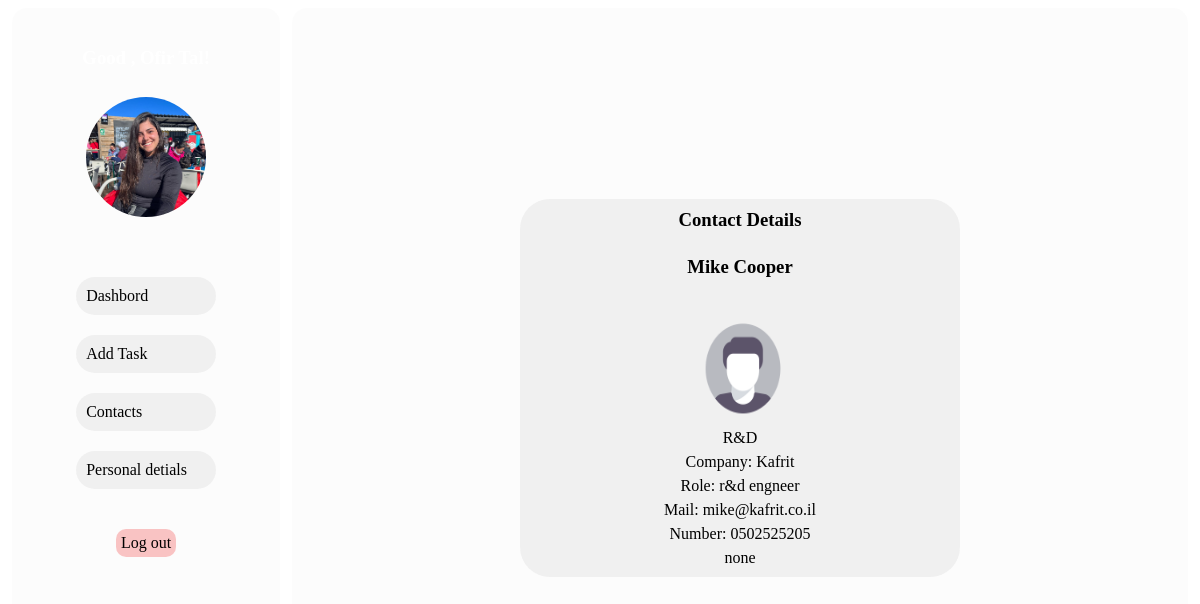
The page /card/1/contact/ (signed in) on the database as committed earlier.
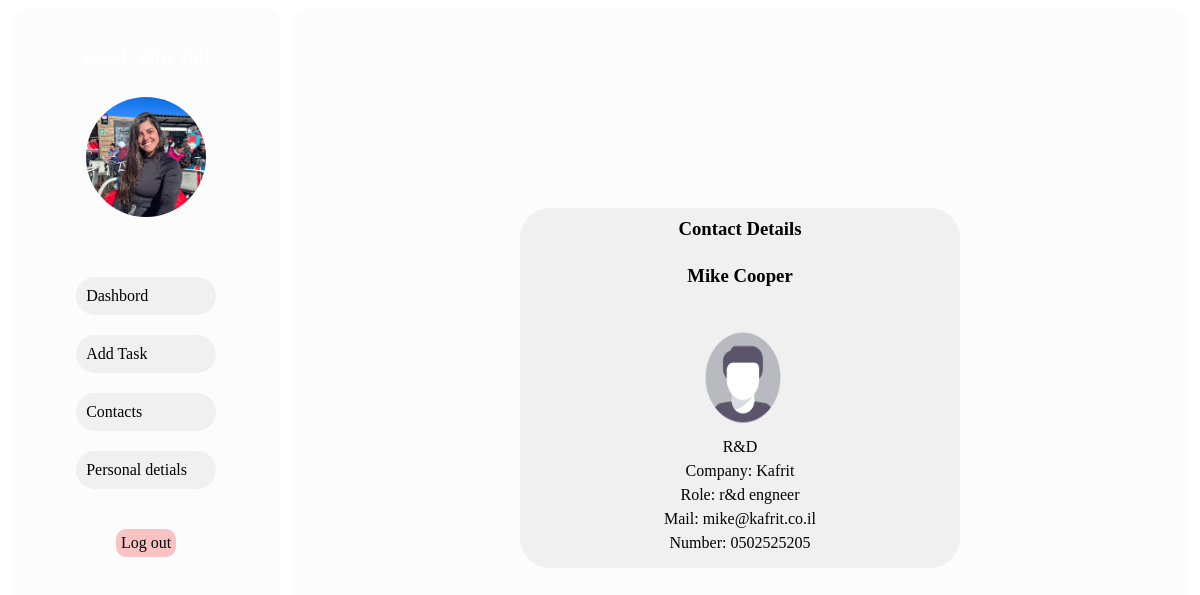
The same page on the database as committed later.
### contact_app/models.py (models this page shows, shortened)
class Contact(models.Model):
    name = models.CharField(max_length=200)
    email = models.EmailField(unique=True, default='none')
    phone_number = models.CharField(max_length=20, blank=True, null=True, default='none')
    company = models.CharField(max_length=20)
    category = models.ForeignKey(Category, on_delete=models.CASCADE, default=1)
    role=  models.CharField(max_length=200,default='none')
    description = models.CharField(max_length=200,default='none')

class Category(models.Model):
    category = models.CharField(max_length=200)
    def __str__(self) -> str:
        return f'{self.category}'

### contact_app/views.py (the view)
# urls.py: path("card/<int:contact_id>/<str:type>/", views.card, name="card"),
def card(request,contact_id,type):
    user_id = request.session.get("user_id")
    active_user = User.objects.get(id=user_id)
    if type == "contact":
        contact = Contact.objects.get(id=contact_id)
    if type == "user":
        contact = User.objects.get(id=contact_id)
    if type == "task":
        task = Task.objects.get(id=contact_id)
        return render(request, "card.html", {"user": active_user,"type":type,"task": task})
    return render(request, "card.html", {"user": active_user,"type":type,"contact": contact})

### contact_app/templates/card.html (shortened to what this page needs)
{% extends "base.html" %}
{% load static %}
{% block card %}
{% if type == "contact" %}
    <div class="contactCard">
        <h3 style="margin:0;">Contact Details</h3>
        <h3>{{contact.name}}</h3>
        <img src="{% static 'contact_app/images/user1.jpg' %}" class="userimg">
        <div class="">{{contact.category}}</div>
        <div class="">Company: {{contact.company}}</div>
        <div class="">Role: {{contact.role}}</div>
        <div class="">Mail: {{contact.email}}</div>
        <div class="">Number: {{contact.phone_number}}</div>
        <div class="">{{contact.description}}</div>
    </div>
{%endif%}
{% endblock %}

Rows that differ between the two databases and show on the page:
changed Contact "Mike Cooper": description "none" → (not shown)
